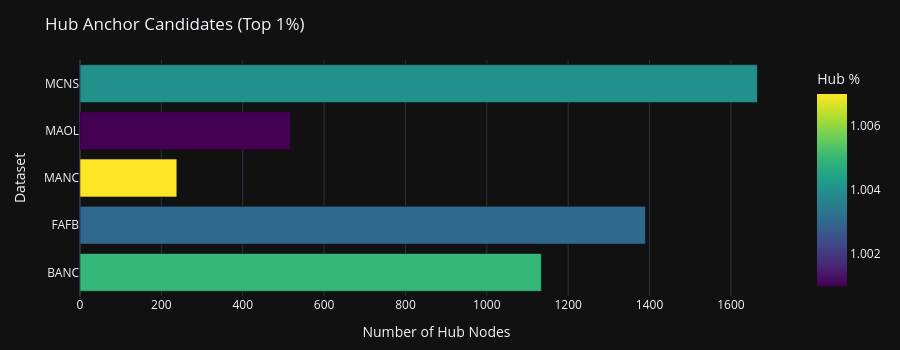

This figure's notebook cell:
### Code cell
import plotly.express as px

fig_hub = px.bar(
    hub_df,
    x='num_hubs',
    y='dataset',
    color='hub_pct',
    orientation='h',
    title='Hub Anchor Candidates (Top 1%)',
    labels={'num_hubs': 'Number of Hub Nodes', 'dataset': 'Dataset', 'hub_pct': 'Hub %'},
    color_continuous_scale='Viridis',
    template='plotly_dark',
    hover_data=['hub_threshold', 'hub_pct'],
)
fig_hub.update_layout(height=350, margin=dict(l=80, r=40, t=60, b=40))
fig_hub.show()

_html_path = EXPORTS_DIR / 'hub_anchor_candidates.html'
fig_hub.write_html(str(_html_path))
print(f'  [SAVED] {_html_path.relative_to(WORKSPACE_ROOT)}')

### Figure 1 — Plotly figure (JSON) as saved in the notebook; plotly's stock layout.template omitted (floating-point values rounded to 4 significant figures)
{"data": [{"customdata": [[371.0, 1.005], [374.0, 1.003], [1958.0, 1.007], [1357.0, 1.001], [485.0, 1.004]], "hovertemplate": "Number of Hub Nodes=%{x}<br>Dataset=%{y}<br>hub_threshold=%{customdata[0]}<br>Hub %=%{marker.color}<extra></extra>", "legendgroup": "", "marker": {"color": [1.005, 1.003, 1.007, 1.001, 1.004], "coloraxis": "coloraxis", "pattern": {"shape": ""}}, "name": "", "orientation": "h", "showlegend": false, "textposition": "auto", "type": "bar", "x": [1134, 1390, 238, 517, 1665], "xaxis": "x", "y": ["BANC", "FAFB", "MANC", "MAOL", "MCNS"], "yaxis": "y"}], "layout": {"barmode": "relative", "coloraxis": {"autocolorscale": false, "colorbar": {"title": {"text": "Hub %"}}, "colorscale": [[0, "#440154"], [0.1111, "#482878"], [0.2222, "#3e4989"], [0.3333, "#31688e"], [0.4444, "#26828e"], [0.5556, "#1f9e89"], [0.6667, "#35b779"], [0.7778, "#6ece58"], [0.8889, "#b5de2b"], [1, "#fde725"]]}, "height": 350, "legend": {"tracegroupgap": 0}, "margin": {"b": 40, "l": 80, "r": 40, "t": 60}, "title": {"text": "Hub Anchor Candidates (Top 1%)"}, "xaxis": {"anchor": "y", "domain": [0, 1], "title": {"text": "Number of Hub Nodes"}}, "yaxis": {"anchor": "x", "domain": [0, 1], "title": {"text": "Dataset"}}}}
